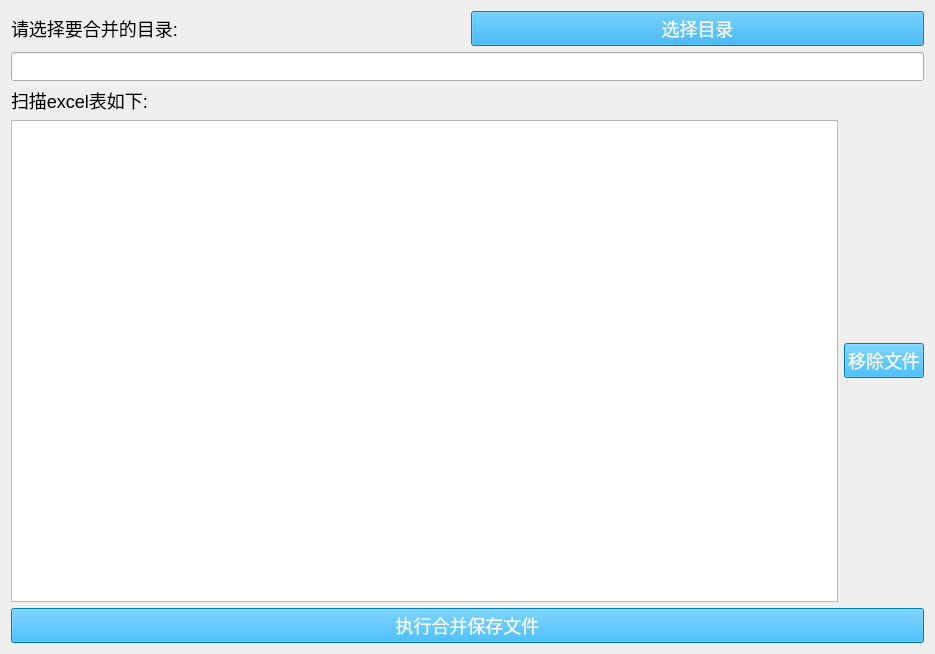
<?xml version="1.0" encoding="UTF-8"?>
<ui version="4.0">
 <class>Dialog</class>
 <widget class="QDialog" name="Dialog">
  <property name="geometry">
   <rect>
    <x>0</x>
    <y>0</y>
    <width>935</width>
    <height>654</height>
   </rect>
  </property>
  <property name="windowTitle">
   <string>Dialog</string>
  </property>
  <property name="styleSheet">
   <string notr="true">* {
	font-size:18px;
}

QPushButton{
	color:rgb(255, 255, 255);
	background-color:rgb(0, 170, 255)
}</string>
  </property>
  <layout class="QVBoxLayout" name="verticalLayout">
   <item>
    <layout class="QHBoxLayout" name="horizontalLayout">
     <item>
      <widget class="QLabel" name="label">
       <property name="text">
        <string>请选择要合并的目录:</string>
       </property>
      </widget>
     </item>
     <item>
      <widget class="QPushButton" name="choose_dir">
       <property name="text">
        <string>选择目录</string>
       </property>
      </widget>
     </item>
    </layout>
   </item>
   <item>
    <widget class="QLineEdit" name="lineEdit"/>
   </item>
   <item>
    <widget class="QLabel" name="label_2">
     <property name="text">
      <string>扫描excel表如下:</string>
     </property>
    </widget>
   </item>
   <item>
    <layout class="QHBoxLayout" name="horizontalLayout_2">
     <item>
      <widget class="QListWidget" name="listWidget"/>
     </item>
     <item>
      <widget class="QPushButton" name="rm_file">
       <property name="text">
        <string>移除文件</string>
       </property>
      </widget>
     </item>
    </layout>
   </item>
   <item>
    <widget class="QPushButton" name="save">
     <property name="text">
      <string>执行合并保存文件</string>
     </property>
    </widget>
   </item>
  </layout>
 </widget>
 <resources/>
 <connections/>
</ui>
